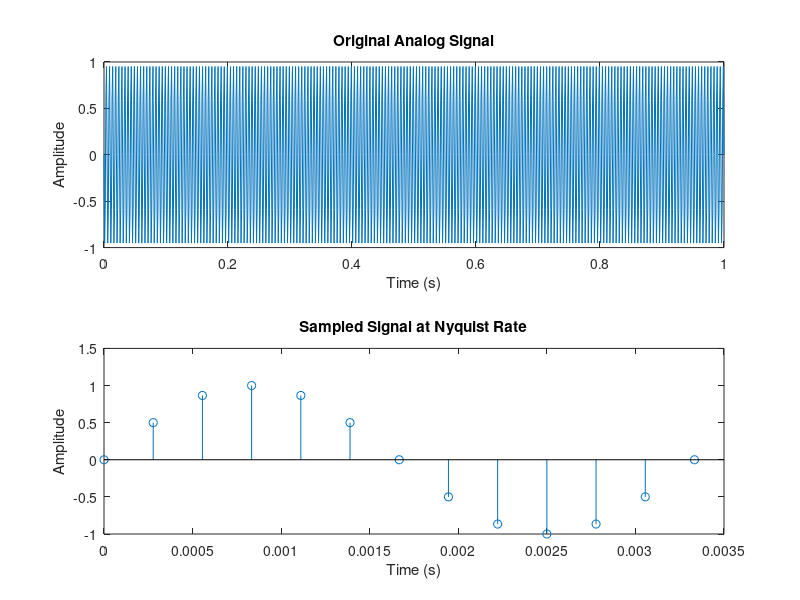

This chart was generated by the following MATLAB code: (Note: this script raises an error after producing the figure.)
% Given frequency components of the signal in Hertz
f_min = 300;
f_max = 1800;

% Calculate the Nyquist rate
nyquist_rate = 2 * f_max;

fprintf('Minimum sampling rate (Nyquist rate): %.2f Hz\n', nyquist_rate);

% Generate and plot the original analog signal
t_continuous = 0:0.001:1;  % Time vector for continuous signal
analog_signal = sin(2 * pi * f_max * t_continuous) 

figure;
subplot(2, 1, 1);
plot(t_continuous, analog_signal);
title('Original Analog Signal');
xlabel('Time (s)');
ylabel('Amplitude');

% Sample the analog signal at the Nyquist rate
t_sampled = 0:1/nyquist_rate:1/f_min;  % Time vector for sampled signal
sampled_signal = sin(2 * pi * f_min * t_sampled) + 0.5 * sin(2 * pi * f_max * t_sampled);

% Plot the sampled signal
subplot(2, 1, 2);
stem(t_sampled, sampled_signal);
title('Sampled Signal at Nyquist Rate');
xlabel('Time (s)');
ylabel('Amplitude');

% Link the x-axes for better visualization
linkaxes;

